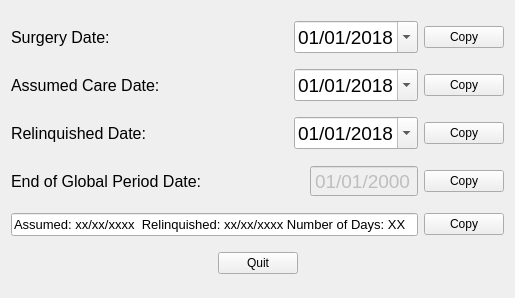
<?xml version="1.0" encoding="UTF-8"?>
<ui version="4.0">
 <class>globalSurgeryCalc</class>
 <widget class="QWidget" name="globalSurgeryCalc">
  <property name="geometry">
   <rect>
    <x>0</x>
    <y>0</y>
    <width>515</width>
    <height>298</height>
   </rect>
  </property>
  <property name="minimumSize">
   <size>
    <width>515</width>
    <height>0</height>
   </size>
  </property>
  <property name="windowTitle">
   <string>Global Surgery Period Calculator</string>
  </property>
  <property name="windowIcon">
   <iconset>
    <normaloff>date_add.ico</normaloff>date_add.ico</iconset>
  </property>
  <layout class="QHBoxLayout" name="horizontalLayout">
   <item>
    <layout class="QVBoxLayout" name="root_vBoxLayout">
     <item>
      <layout class="QHBoxLayout" name="surgery_horizontalLayout">
       <item>
        <widget class="QLabel" name="surgDate_label">
         <property name="font">
          <font>
           <pointsize>12</pointsize>
          </font>
         </property>
         <property name="text">
          <string>Surgery Date:</string>
         </property>
        </widget>
       </item>
       <item>
        <spacer name="horizontalSpacer">
         <property name="orientation">
          <enum>Qt::Horizontal</enum>
         </property>
         <property name="sizeHint" stdset="0">
          <size>
           <width>40</width>
           <height>20</height>
          </size>
         </property>
        </spacer>
       </item>
       <item>
        <widget class="QDateEdit" name="surg_dateEdit">
         <property name="font">
          <font>
           <pointsize>14</pointsize>
          </font>
         </property>
         <property name="displayFormat">
          <string>MM/dd/yyyy</string>
         </property>
         <property name="calendarPopup">
          <bool>true</bool>
         </property>
         <property name="date">
          <date>
           <year>2018</year>
           <month>1</month>
           <day>1</day>
          </date>
         </property>
        </widget>
       </item>
       <item>
        <widget class="QPushButton" name="copySurgDate_pushButton">
         <property name="text">
          <string>Copy</string>
         </property>
        </widget>
       </item>
      </layout>
     </item>
     <item>
      <layout class="QHBoxLayout" name="assumed_horizontalLayout">
       <item>
        <widget class="QLabel" name="assumedDate_label">
         <property name="font">
          <font>
           <pointsize>12</pointsize>
          </font>
         </property>
         <property name="text">
          <string>Assumed Care Date:  </string>
         </property>
        </widget>
       </item>
       <item>
        <spacer name="horizontalSpacer_2">
         <property name="orientation">
          <enum>Qt::Horizontal</enum>
         </property>
         <property name="sizeHint" stdset="0">
          <size>
           <width>40</width>
           <height>20</height>
          </size>
         </property>
        </spacer>
       </item>
       <item>
        <widget class="QDateEdit" name="ass_dateEdit">
         <property name="font">
          <font>
           <pointsize>14</pointsize>
          </font>
         </property>
         <property name="displayFormat">
          <string>MM/dd/yyyy</string>
         </property>
         <property name="calendarPopup">
          <bool>true</bool>
         </property>
         <property name="date">
          <date>
           <year>2018</year>
           <month>1</month>
           <day>1</day>
          </date>
         </property>
        </widget>
       </item>
       <item>
        <widget class="QPushButton" name="copyAssDate_pushButton">
         <property name="text">
          <string>Copy</string>
         </property>
        </widget>
       </item>
      </layout>
     </item>
     <item>
      <layout class="QHBoxLayout" name="relinq_horizontalLayout">
       <item>
        <widget class="QLabel" name="relinquishedDate_label">
         <property name="font">
          <font>
           <pointsize>12</pointsize>
          </font>
         </property>
         <property name="text">
          <string>Relinquished Date:</string>
         </property>
        </widget>
       </item>
       <item>
        <spacer name="horizontalSpacer_3">
         <property name="orientation">
          <enum>Qt::Horizontal</enum>
         </property>
         <property name="sizeHint" stdset="0">
          <size>
           <width>40</width>
           <height>20</height>
          </size>
         </property>
        </spacer>
       </item>
       <item>
        <widget class="QDateEdit" name="rel_dateEdit">
         <property name="font">
          <font>
           <pointsize>14</pointsize>
          </font>
         </property>
         <property name="displayFormat">
          <string>MM/dd/yyyy</string>
         </property>
         <property name="calendarPopup">
          <bool>true</bool>
         </property>
         <property name="date">
          <date>
           <year>2018</year>
           <month>1</month>
           <day>1</day>
          </date>
         </property>
        </widget>
       </item>
       <item>
        <widget class="QPushButton" name="copyRelDate_pushButton">
         <property name="text">
          <string>Copy</string>
         </property>
        </widget>
       </item>
      </layout>
     </item>
     <item>
      <layout class="QHBoxLayout" name="end_horizontalLayout">
       <item>
        <widget class="QLabel" name="globalPeriodEnd_label">
         <property name="font">
          <font>
           <pointsize>12</pointsize>
          </font>
         </property>
         <property name="text">
          <string>End of Global Period Date:</string>
         </property>
        </widget>
       </item>
       <item>
        <spacer name="horizontalSpacer_4">
         <property name="orientation">
          <enum>Qt::Horizontal</enum>
         </property>
         <property name="sizeHint" stdset="0">
          <size>
           <width>40</width>
           <height>20</height>
          </size>
         </property>
        </spacer>
       </item>
       <item>
        <widget class="QDateEdit" name="globalEndDate_dateEdit">
         <property name="enabled">
          <bool>false</bool>
         </property>
         <property name="font">
          <font>
           <pointsize>14</pointsize>
          </font>
         </property>
         <property name="readOnly">
          <bool>true</bool>
         </property>
         <property name="buttonSymbols">
          <enum>QAbstractSpinBox::NoButtons</enum>
         </property>
         <property name="displayFormat">
          <string>MM/dd/yyyy</string>
         </property>
         <property name="calendarPopup">
          <bool>false</bool>
         </property>
        </widget>
       </item>
       <item>
        <widget class="QPushButton" name="copyEndGlobalDate_pushButton">
         <property name="text">
          <string>Copy</string>
         </property>
        </widget>
       </item>
      </layout>
     </item>
     <item>
      <layout class="QHBoxLayout" name="horizontalLayout_4">
       <item>
        <widget class="QLineEdit" name="bothMsgs_lineEdit">
         <property name="font">
          <font>
           <pointsize>10</pointsize>
          </font>
         </property>
         <property name="toolTip">
          <string>&lt;html&gt;&lt;head/&gt;&lt;body&gt;&lt;p&gt;This text should be copied &amp;amp; pasted into Item 19 on the CMS claim form.&lt;/p&gt;&lt;p&gt;-Can bill from date patient was transferred even if patient not seen that first day.&lt;/p&gt;&lt;p&gt;-Date of service must be &lt;span style=&quot; font-weight:600; font-style:italic;&quot;&gt;date of surgery&lt;/span&gt;&lt;/p&gt;&lt;p&gt;-Item 19 must contain date care assumed and date care relinquished&lt;/p&gt;&lt;p&gt;Note: &lt;span style=&quot; font-weight:600;&quot;&gt;Some&lt;/span&gt; Medicare contractors require number of post-op days in 24G (units).&lt;/p&gt;&lt;/body&gt;&lt;/html&gt;</string>
         </property>
         <property name="text">
          <string>Assumed: xx/xx/xxxx  Relinquished: xx/xx/xxxx Number of Days: XX</string>
         </property>
         <property name="readOnly">
          <bool>true</bool>
         </property>
        </widget>
       </item>
       <item>
        <widget class="QPushButton" name="copyBothMsgs_pushButton">
         <property name="text">
          <string>Copy</string>
         </property>
        </widget>
       </item>
      </layout>
     </item>
     <item>
      <layout class="QHBoxLayout" name="horizontalLayout_2">
       <item>
        <spacer name="horizontalSpacer_5">
         <property name="orientation">
          <enum>Qt::Horizontal</enum>
         </property>
         <property name="sizeHint" stdset="0">
          <size>
           <width>40</width>
           <height>20</height>
          </size>
         </property>
        </spacer>
       </item>
       <item>
        <widget class="QPushButton" name="quit_pushButton">
         <property name="text">
          <string>Quit</string>
         </property>
         <property name="shortcut">
          <string>Q</string>
         </property>
        </widget>
       </item>
       <item>
        <spacer name="horizontalSpacer_6">
         <property name="orientation">
          <enum>Qt::Horizontal</enum>
         </property>
         <property name="sizeHint" stdset="0">
          <size>
           <width>40</width>
           <height>20</height>
          </size>
         </property>
        </spacer>
       </item>
      </layout>
     </item>
    </layout>
   </item>
  </layout>
 </widget>
 <resources/>
 <connections>
  <connection>
   <sender>quit_pushButton</sender>
   <signal>clicked()</signal>
   <receiver>globalSurgeryCalc</receiver>
   <slot>close()</slot>
   <hints>
    <hint type="sourcelabel">
     <x>257</x>
     <y>238</y>
    </hint>
    <hint type="destinationlabel">
     <x>257</x>
     <y>130</y>
    </hint>
   </hints>
  </connection>
 </connections>
</ui>
